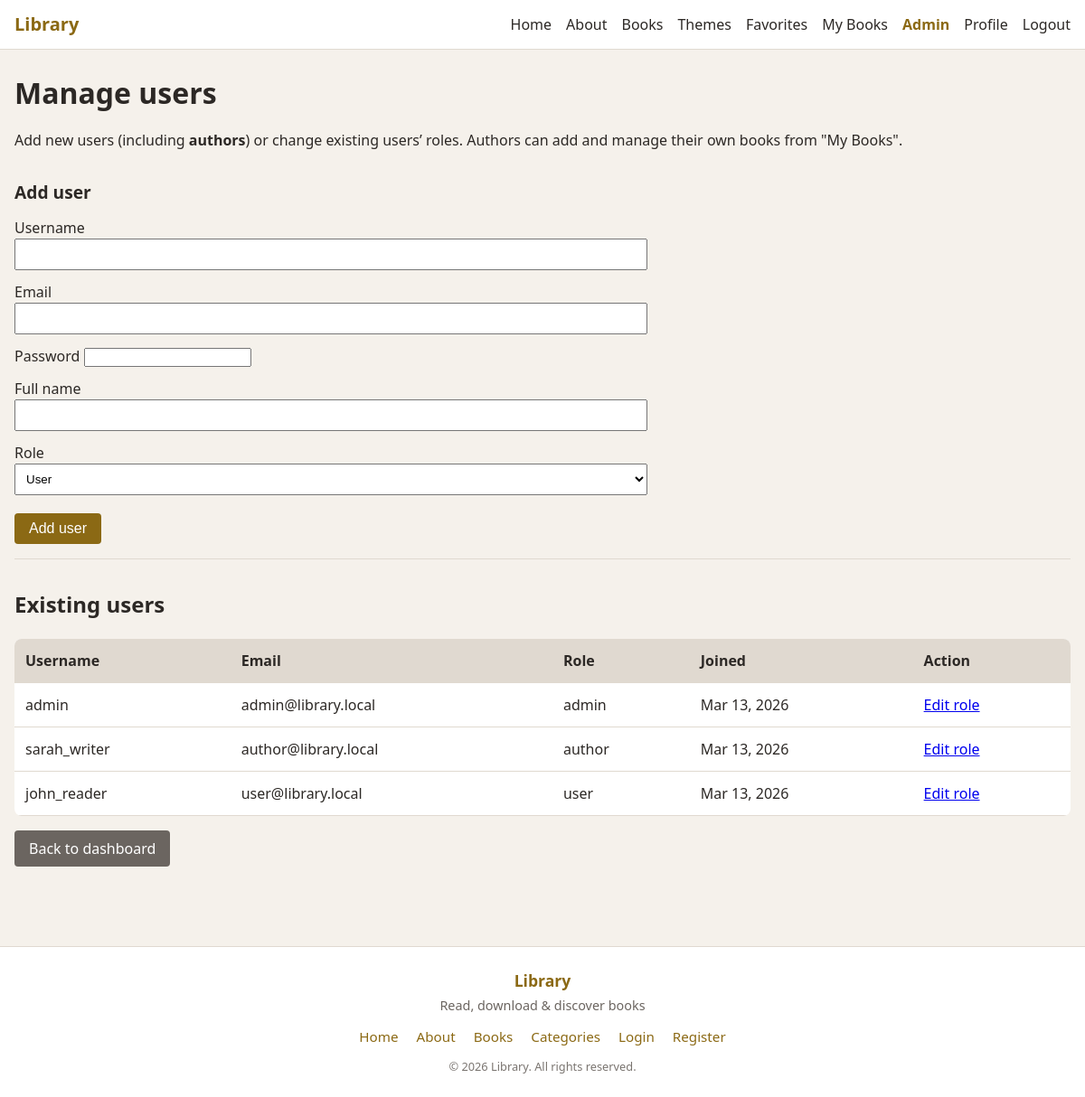
The page /admin/users.php (signed in) on the database its author committed.
### tables this page shows
CREATE TABLE `users` (
  `id` int(10) UNSIGNED NOT NULL,
  `username` varchar(80) NOT NULL,
  `email` varchar(255) NOT NULL,
  `password_hash` varchar(255) NOT NULL,
  `full_name` varchar(120) DEFAULT NULL,
  `avatar` varchar(255) DEFAULT NULL,
  `role` enum('user','author','admin') NOT NULL DEFAULT 'user',
  `bio` text DEFAULT NULL,
  `created_at` datetime NOT NULL DEFAULT current_timestamp(),
  `updated_at` datetime DEFAULT NULL ON UPDATE current_timestamp()
);

### includes/functions.php (called while the page is built, shortened)
<?php
function e(?string $s): string {
    return $s === null ? '' : htmlspecialchars($s, ENT_QUOTES, 'UTF-8');
}
function base_url(string $path = ''): string {
    $path = ltrim($path, '/');
    return BASE_URL . ($path ? '/' . $path : '');
}
function format_date(?string $date): string {
    $t = strtotime($date);
    return $t ? date('M j, Y', $t) : '—';
}

### admin/users.php (the view, shortened to what this page needs)
<?php
$pdo = getDb();
$editId = (int) ($_GET['edit'] ?? 0);
$users = $pdo->query('SELECT id, username, email, full_name, role, created_at FROM users ORDER BY created_at DESC')->fetchAll();
require_once dirname(__DIR__) . '/includes/header.php';
?>
<h1>Manage users</h1>
<p>Add new users (including <strong>authors</strong>) or change existing users’ roles. Authors can add and manage their own books from "My Books".</p>
<section class="admin-add-user">
  <h2>Add user</h2>
  <form method="post" class="container">
    <label>Username <input type="text" name="new_username" value="<?= e($_POST['new_username'] ?? '') ?>" required minlength="2"></label>
    <label>Email <input type="email" name="new_email" value="<?= e($_POST['new_email'] ?? '') ?>" required></label>
    <label>Password <input type="password" name="new_password" required minlength="6"></label>
    <label>Full name <input type="text" name="new_full_name" value="<?= e($_POST['new_full_name'] ?? '') ?>"></label>
    <label>Role
      <select name="new_role">
        <option value="user" <?= ($_POST['new_role'] ?? '') === 'user' ? 'selected' : '' ?>>User</option>
      </select>
    </label>
    <button type="submit" class="btn">Add user</button>
  </form>
</section>
<h2>Existing users</h2>
<div class="table-wrap">
<table>
  <thead><tr><th>Username</th><th>Email</th><th>Role</th><th>Joined</th><th>Action</th></tr></thead>
  <tbody>
    <?php foreach ($users as $u): ?>
      <tr>
        <td><?= e($u['username']) ?></td>
        <td><?= e($u['email']) ?></td>
        <td><?= e($u['role']) ?></td>
        <td><?= format_date($u['created_at']) ?></td>
        <td>
          <?php if ($editId === (int)$u['id']): ?>
            <form method="post" style="display:inline;">
              <?= csrf_field() ?>
              <input type="hidden" name="user_id" value="<?= $u['id'] ?>">
              <select name="role">
                <option value="user" <?= $u['role'] === 'user' ? 'selected' : '' ?>>User</option>
                <option value="author" <?= $u['role'] === 'author' ? 'selected' : '' ?>>Author</option>
                <option value="admin" <?= $u['role'] === 'admin' ? 'selected' : '' ?>>Admin</option>
              </select>
              <button type="submit" class="btn">Save</button>
            </form>
          <?php else: ?>
            <a href="<?= base_url('admin/users.php?edit=' . $u['id']) ?>">Edit role</a>
          <?php endif; ?>
        </td>
      </tr>
    <?php endforeach; ?>
  </tbody>
</table>
</div>
<p><a href="<?= base_url('admin/') ?>" class="btn btn-secondary">Back to dashboard</a></p>
<?php require_once dirname(__DIR__) . '/includes/footer.php'; ?>

### assets/css/style.css (style rules this page uses)
:root { --bg: #f5f1eb; --card: #fff; --text: #2c2825; --muted: #6b6560; --accent: #8b6914; --accent-hover: #6d5210; --border: #e0d9d0; --error: #c0392b; --success: #27ae60; }
* { box-sizing: border-box; }
body { margin: 0; font-family: 'Segoe UI', system-ui, sans-serif; background: var(--bg); color: var(--text); line-height: 1.5; }
.btn { display: inline-block; padding: 0.5rem 1rem; background: var(--accent); color: #fff; text-decoration: none; border-radius: 4px; border: none; cursor: pointer; font-size: 1rem; }
.btn-secondary { background: var(--muted); }
.container { max-width: 700px; }
.admin-add-user { margin-bottom: 2rem; padding: 1rem 0; border-bottom: 1px solid var(--border); }
.admin-add-user h2 { margin-top: 0; margin-bottom: 0.75rem; font-size: 1.2rem; }
.admin-add-user .btn { margin-top: 0.5rem; }
form label { display: block; margin: 0.75rem 0; }
form input[type="text"], form input[type="email"], form input[type="number"], form input[type="date"], form input[type="url"], form select, form textarea { width: 100%; padding: 0.5rem; }
table { width: 100%; border-collapse: collapse; background: var(--card); border-radius: 8px; overflow: hidden; }
th, td { padding: 0.75rem; text-align: left; border-bottom: 1px solid var(--border); }
th { background: var(--border); font-weight: 600; }
h1 { margin-top: 0; margin-bottom: 0.5rem; }
.table-wrap { overflow-x: auto; -webkit-overflow-scrolling: touch; margin: 1rem 0; }
.table-wrap table { min-width: 500px; }

### rows shown on the page
users: username "admin", email "admin@library.local", role "admin", created_at "Mar 13, 2026"
users: username "sarah_writer", email "author@library.local", role "author", created_at "Mar 13, 2026"
users: username "john_reader", email "user@library.local", role "user", created_at "Mar 13, 2026"

### other values the page prints
$siteName "Library"
$footerSiteName "Library"
$footerTagline "Read, download & discover books"
